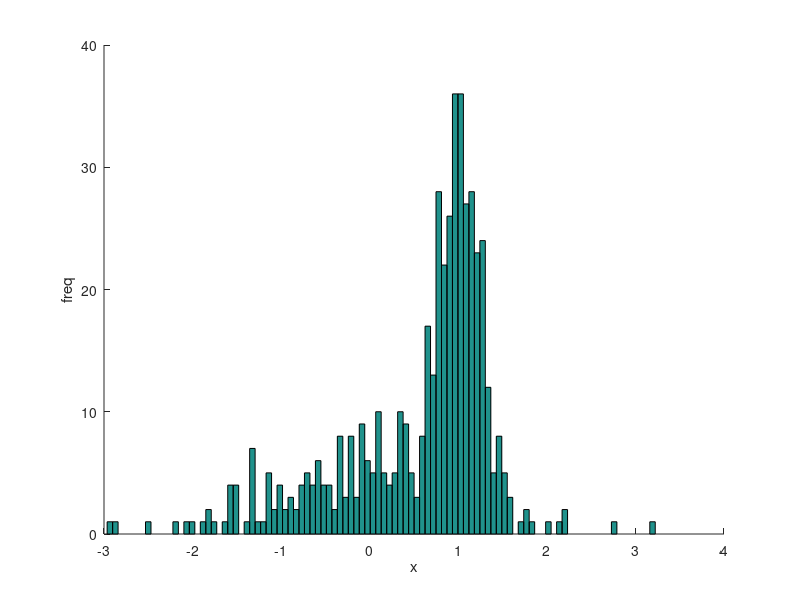

Source code (MATLAB): (Note: this script raises an error after producing the figure.)
% A script for testing the MixtureOfGaussians package functions.
% First generate data from a MOG distribution, and then fit the sample
% distribution to a MOG model. Finally plot the data and the output model.
%
% Written by Liat Ein-Dor and Or Zuk 10/2006
%

% Generate data
num_g = 2; % # gaussians
mu = [0, 1]; % means
sigma = [1, 0.2]; % std.s 
prior = [0.5 0.5]; % probs. for each gaussian
n_points = 500;
g_data = randn(1,n_points);
ind_pick = rand(1,n_points) > prior(1);
g_data(find(ind_pick)) = g_data(find(ind_pick)) * sigma(2);
g_data(find(ind_pick)) = g_data(find(ind_pick)) + mu(2);

iters = 100; % Number of iterations for the EM algorithm
start_points =20; % Number of different random starting points for the EM algorithm
num_bins = 100; 

% Plot  data
[height,bin_loc]=hist(g_data,num_bins); 
figure; hold on;  hist(g_data, num_bins); xlabel('x'); ylabel('freq');

[P,M,S, LogLike] = MixtureOfGaussiansEM(g_data',num_g,iters,start_points) % % Learn model using EM. Last argument is dummy

% Plot the resulting mixture model
clear y; y = zeros(num_g, num_bins); 
for i=1:num_g
    y(i,:)=P(i)*1/(sqrt(2*pi)*S(i))*exp(-(bin_loc-M(i)).^2/(2*S(i)^2));
end
g_min = min(g_data);  g_max = max(g_data); g_gap = g_max-g_min;
x_vec = [g_min :g_gap*0.01:g_max-g_gap*0.01];
MOG_fit_vec = sum(y,1);
for i=1:num_g
   plot(x_vec, y(i,:) .* n_points .*  (bin_loc(2)-bin_loc(1)), 'g', 'LineWidth', 2);
end
plot(x_vec, MOG_fit_vec .* n_points .* (bin_loc(2)-bin_loc(1)), 'r', 'LineWidth', 2);
legend_vec = cell(num_g+2,1); legend_vec{1} = 'Data'; legend_vec{end} = 'Mog Fit';
for i=1:num_g
    legend_vec{i+1} = ['Gauss. ' num2str(i)]; 
end
legend(legend_vec); 


% Now try learning a multi-dimensional model 
dim = 2; num_g = 3;
mu_2d = [0.5 3; 3 0.5; 2 2];
sigma_2d{1} = [0.07 0; 0 1.7]; sigma_2d{2} = [ 1.7 0.017; 0.017 0.07]; sigma_2d{3} = [ 0.7 -0.01; -0.01 0.7]; prior = [0.35 0.35 0.3];

g_data = MixtureOfGaussiansMultiDimSimulateData(prior, mu_2d, sigma_2d, n_points); 
[S,M,P, LogLike]=MixtureOfGaussiansMultiDimGivenInit(g_data,num_g,iters, (1-prior) ./ sum( 1-prior), mu_2d+2*rand(num_g,dim),  sigma_2d);
C = MixtureOfGaussiansMultiDimClassify(g_data, P, M, S); 

% Plot the data and the  MOG models 
colorvec = 'bgrmcxok:.'; labels_vec = []; legends_vec = []; 
figure; hold on; 
for m=1:num_g
    plot(g_data(1,find(C == m)), g_data(2,find(C == m)), [colorvec(m), '.']);
end
MixtureOfGaussiansDraw2dGaussians(mu_2d, sigma_2d, labels_vec, legends_vec, 'kkk',[],1); % draw original model 
MixtureOfGaussiansDraw2dGaussians(M, S, labels_vec, legends_vec, 'ccc',[],1); % draw learned model
legend('Class 1', 'Class 2', 'Class 3', ...
    'True Model 1', 'True Model 2', 'True Model 3', ...
    'Learned Model 1', 'Learned Model 2', 'Learned Model 3');

